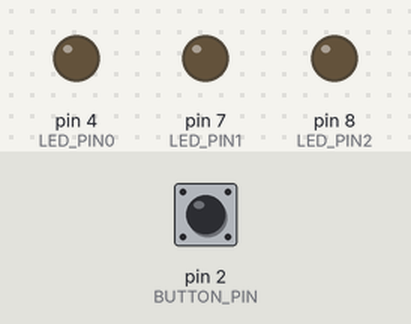
Recording of a sketch running on a simulated Arduino Uno, built with avr-gcc and run on an emulated ATmega328P. On the bench: output pins drawn as LEDs (lit = HIGH). Inputs (shaded band) come from the test bench; at power-on: pin 2 (BUTTON_PIN) HIGH.

Above: at 1.2 s.
1.3 s: pin 2 (BUTTON_PIN) pulled LOW for 0.15 s
At 2.5 s:
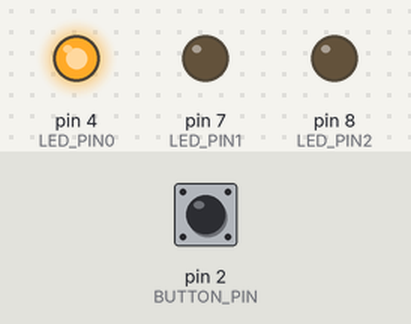
2.9 s: pin 2 (BUTTON_PIN) pulled LOW for 0.15 s
At 3.7 s:
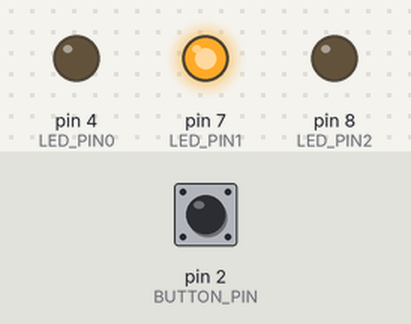
4.5 s: pin 2 (BUTTON_PIN) pulled LOW for 0.15 s
At 4.9 s:
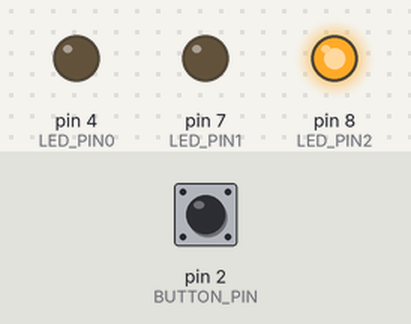
6.1 s: pin 2 (BUTTON_PIN) pulled LOW for 0.15 s
At 7.3 s:
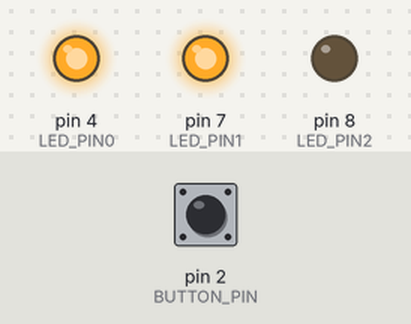
7.7 s: pin 2 (BUTTON_PIN) pulled LOW for 1 s
At 9.4 s:
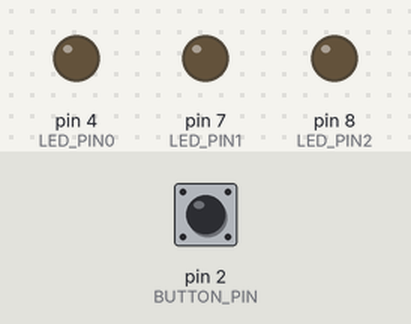
10.2 s: pin 2 (BUTTON_PIN) pulsed LOW 2 times (0.12 s each, 0.3 s apart)
At 12.0 s:
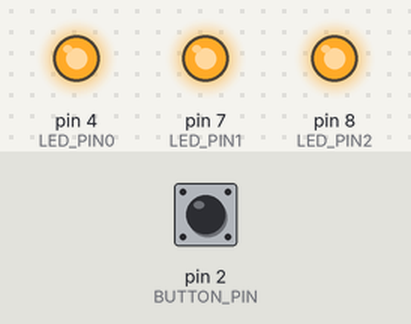
Timing chart, 0 to 13.3 s (numbered marks = the images above; inputs shaded):
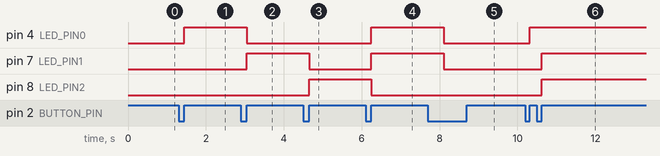

Measured:
- after the input at 1.3 s, pin 4 (LED_PIN0): LOW → HIGH after 0.15 s
- after the input at 2.9 s, pin 4 (LED_PIN0): HIGH → LOW after 0.15 s; pin 7 (LED_PIN1): LOW → HIGH after 0.15 s
- after the input at 4.5 s, pin 7 (LED_PIN1): HIGH → LOW after 0.15 s; pin 8 (LED_PIN2): LOW → HIGH after 0.15 s
- after the input at 6.1 s, pin 4 (LED_PIN0), pin 7 (LED_PIN1): LOW → HIGH after 0.15 s; pin 8 (LED_PIN2): HIGH → LOW after 0.15 s
- after the input at 7.7 s, pin 4 (LED_PIN0), pin 7 (LED_PIN1): HIGH → LOW after 0.40 s
- after the input at 10.2 s, pin 4 (LED_PIN0): LOW → HIGH after 0.12 s; pin 7 (LED_PIN1), pin 8 (LED_PIN2): LOW → HIGH after 0.42 s

The sketch:

solution.ino
```cpp
#define LED_PIN0 4
#define LED_PIN1 7
#define LED_PIN2 8
#define BUTTON_PIN 2

unsigned long previousMillis = 0;
unsigned long currentMillis = 0;
unsigned long lastDebounce = 0;
unsigned long everSince = 0;

bool justPressed = false;
bool doubleClicked = false;

int buttonState = LOW;
int curIndex = 0;

const int NUM_STATES = 8;
const int NUM_LEDS = 3;
int ledPins[NUM_LEDS] = {LED_PIN0, LED_PIN1, LED_PIN2};
int state = 0;

int States[NUM_STATES][NUM_LEDS] = {
  {LOW, LOW, LOW},
  {HIGH, LOW, LOW},
  {LOW, HIGH, LOW},
  {LOW, LOW, HIGH},
  {HIGH, HIGH, LOW},
  {HIGH, LOW, HIGH},
  {LOW, HIGH, HIGH},
  {HIGH, HIGH, HIGH}
};

void setup() {
  pinMode(BUTTON_PIN, INPUT_PULLUP);
  for (int i = 0; i < NUM_LEDS; i++) pinMode(ledPins[i], OUTPUT);
}

void incrementState();
void changeState(int index);

void loop() {
  buttonState = digitalRead(BUTTON_PIN);
  currentMillis = millis();

  if (buttonState == LOW) {
    doubleClicked = false;
    justPressed = true;
    lastDebounce = currentMillis - previousMillis;

    if (lastDebounce >= 100) everSince = currentMillis;
    if (lastDebounce > 400) {
      changeState(0);
      curIndex = 0;
    }

  } else {
    previousMillis = currentMillis;

    if (lastDebounce >= 100 && lastDebounce <= 400) {
      if (doubleClicked) changeState(NUM_STATES - 1);

      if (justPressed) {
        curIndex++;
        justPressed = false;
        incrementState();
      }

      if (curIndex >= 2) {
        curIndex = 0;
        doubleClicked = true;
      }
    }
  }

  if ((currentMillis - everSince) > 400) curIndex = 0;
}

void incrementState() {
  state++;
  if (state >= NUM_STATES) state = 0;
  for (int i = 0; i < NUM_LEDS; i++) digitalWrite(ledPins[i], States[state][i]);
}

void changeState(int index) {
  state = index;
  for (int i = 0; i < NUM_LEDS; i++) digitalWrite(ledPins[i], States[state][i]);
}
```
